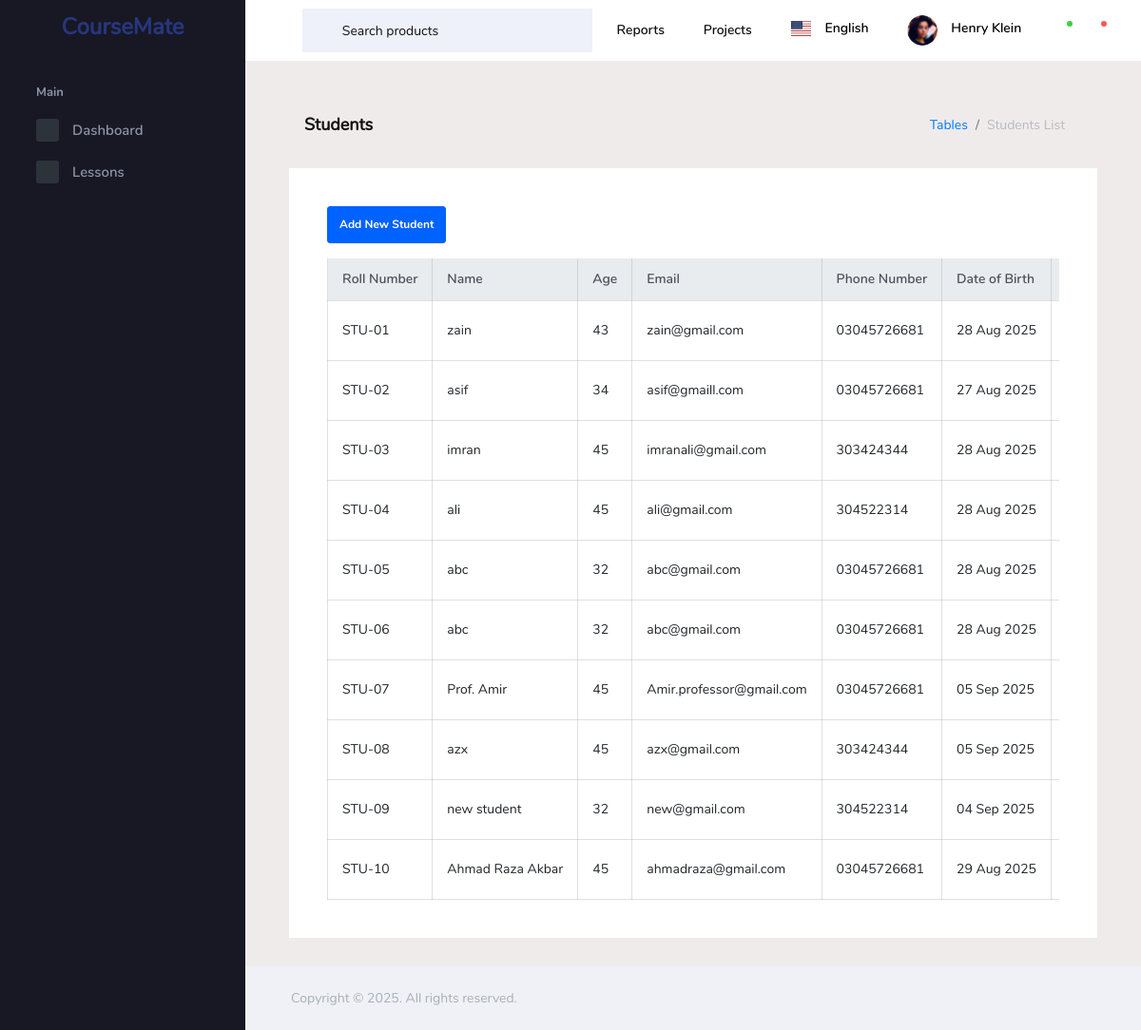
The app's page /students/student_list with its own data.
### student_record/models.py (models this page shows, shortened)
class Student(models.Model):
    user = models.OneToOneField(User, on_delete=models.CASCADE, null=True, blank=True)
    name = models.CharField(max_length=30)
    age = models.PositiveIntegerField()
    email = models.EmailField()
    phone_number = models.CharField(max_length=15, blank=True, null=True)
    date_of_birth = models.DateField(blank=True, null=True)
    roll_number = models.CharField(max_length=10, unique=True, blank=True, editable=False)

### student_record/views.py (the view)
# urls.py: path('student_list',views.student_list,name='student_list'),
def student_list(request):
    students = Student.objects.all()
    return render(request, 'pages/student_list.html', {'students': students})

### templates/pages/student_list.html (shortened to what this page needs)
{% extends "base.html" %}
{% load static %}
{% block extra_css %}
<link rel="stylesheet" href="{% static 'assets/vendors/mdi/css/materialdesignicons.min.css' %}">
<link rel="stylesheet" href="{% static 'assets/vendors/flag-icon-css/css/flag-icon.min.css' %}">
<link rel="stylesheet" href="{% static 'assets/vendors/css/vendor.bundle.base.css' %}">
<link rel="stylesheet" href="{% static 'assets/css/style.css' %}">
{% endblock %}
{% block content %}
<div class="page-header">
  <h3 class="page-title">Students</h3>
  <nav aria-label="breadcrumb">
    <ol class="breadcrumb">
      <li class="breadcrumb-item"><a href="#">Tables</a></li>
      <li class="breadcrumb-item active" aria-current="page">Students List</li>
    </ol>
  </nav>
</div>
<div class="row justify-content-center">
  <div class="col-12 grid-margin stretch-card">
    <div class="card">
      <div class="card-body">
        <a href="{% url 'student_create' %}" class="btn btn-primary mb-3">Add New Student</a>
        {% if students %}
        <div class="table-responsive">
          <table class="table table-bordered table-hover text-wrap">
            <thead class="thead-light">
              <tr>
                <th>Roll Number</th>
                <th>Name</th>
                <th>Age</th>
                <th>Email</th>
                <th>Phone Number</th>
                <th>Date of Birth</th>
                <th>Actions</th>
              </tr>
            </thead>
            <tbody>
              {% for student in students %}
              <tr>
                <td>{{ student.roll_number }}</td>
                <td>{{ student.name }}</td>
                <td>{{ student.age }}</td>
                <td>{{ student.email }}</td>
                <td>{{ student.phone_number|default:"-" }}</td>
                <td>{{ student.date_of_birth|date:"d M Y"|default:"-" }}</td>
                <td>
                </td>
              </tr>
              {% endfor %}
            </tbody>
          </table>
        </div>
        {% else %}
        <p>No students found.</p>
        {% endif %}
      </div>
    </div>
  </div>
</div>
{% endblock %}

### templates/pages/student_list.html (style rules this page uses)
.table td, .table th { vertical-align: middle; }
.table-responsive { overflow-x: auto; }

### records on screen
Student: roll_number "STU-01", name "zain", age "43", email "zain@gmail.com", phone_number "03045726681", date_of_birth "28 Aug 2025"
Student: roll_number "STU-02", name "asif", age "34", email "asif@gmaill.com", phone_number "03045726681", date_of_birth "27 Aug 2025"
Student: roll_number "STU-03", name "imran", age "45", email "imranali@gmail.com", phone_number "303424344", date_of_birth "28 Aug 2025"
Student: roll_number "STU-04", name "ali", age "45", email "ali@gmail.com", phone_number "304522314", date_of_birth "28 Aug 2025"
Student: roll_number "STU-05", name "abc", age "32", email "abc@gmail.com", phone_number "03045726681", date_of_birth "28 Aug 2025"
Student: roll_number "STU-06", name "abc", age "32", email "abc@gmail.com", phone_number "03045726681", date_of_birth "28 Aug 2025"
Student: roll_number "STU-07", name "Prof. Amir", age "45", email "Amir.professor@gmail.com", phone_number "03045726681", date_of_birth "05 Sep 2025"
Student: roll_number "STU-08", name "azx", age "45", email "azx@gmail.com", phone_number "303424344", date_of_birth "05 Sep 2025"
Student: roll_number "STU-09", name "new student", age "32", email "new@gmail.com", phone_number "304522314", date_of_birth "04 Sep 2025"
Student: roll_number "STU-10", name "Ahmad Raza Akbar", age "45", email "ahmadraza@gmail.com", phone_number "03045726681", date_of_birth "29 Aug 2025"
